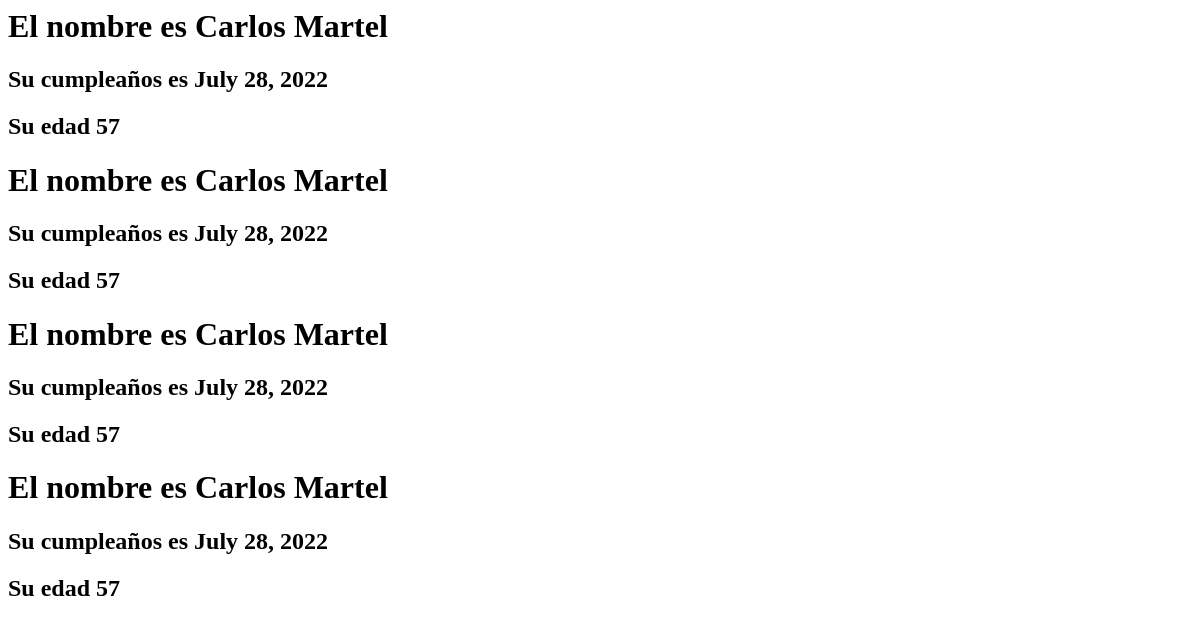
Before: /fambd/family/ with the older database file.
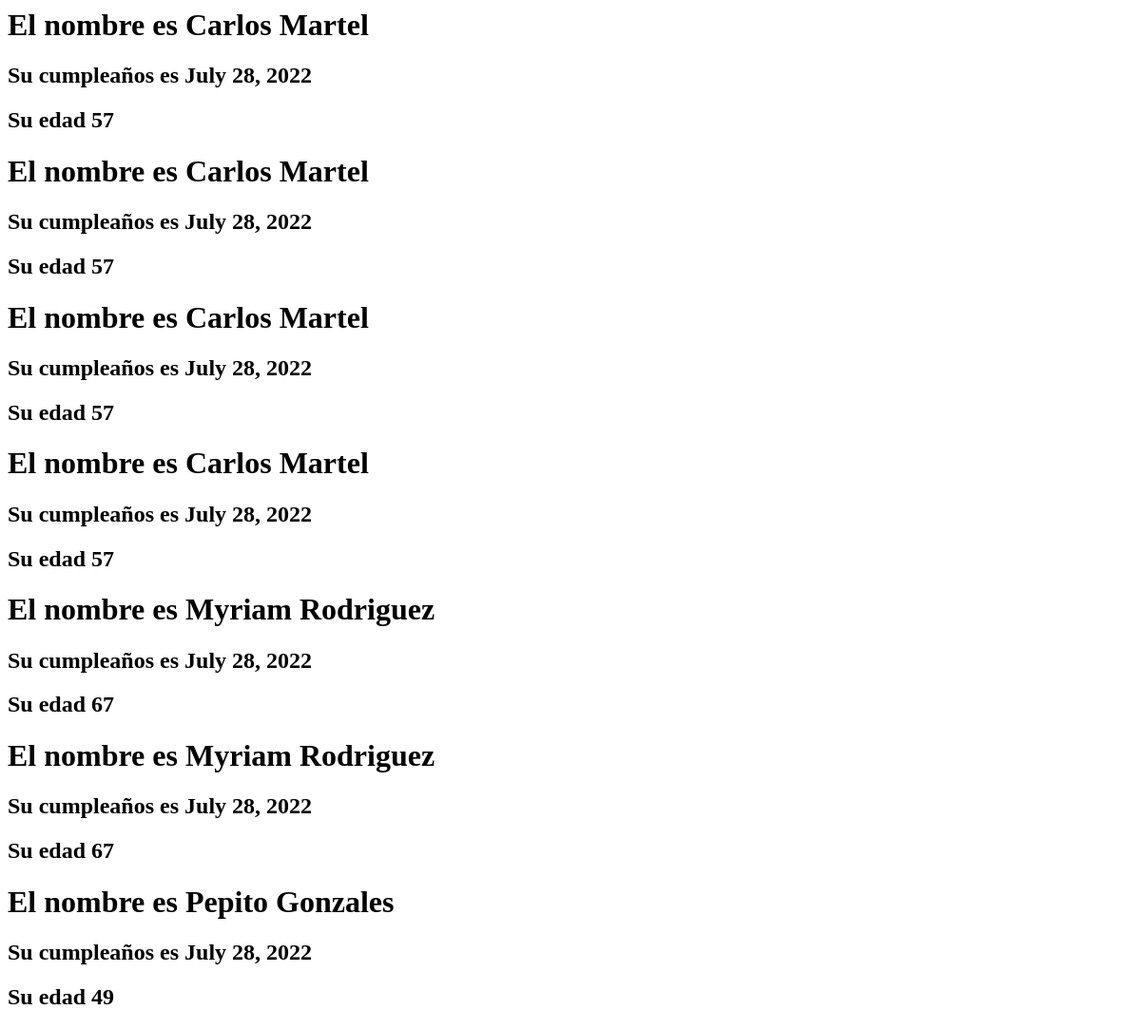
After: the same page with the newer database file.
### Fambd/models.py (models this page shows)
class Fam(models.Model):
    name= models.CharField(max_length=50)
    birthay= models.DateField(auto_now_add=True, null=True, blank=True)
    age= models.IntegerField()

### Fambd/views.py (the view)
# urls.py: path("family/", Family, name="family"),
def Family(request):
    family= Fam.objects.all()
    context = {
        "family":family
    }
    return render(request, "family.html", context=context)

### Template/family.html
{% for family in family %}
    <h1>El nombre es {{family.name}}</h1>
    <h2>Su cumpleaños es {{family.birthay}}</h2>
    <h2>Su edad {{family.age}}</h2>
{% endfor %}

Changed rows visible on the page:
added Fam: name "Myriam Rodriguez", birthay "July 28, 2022", age "67"
added Fam: name "Myriam Rodriguez", birthay "July 28, 2022", age "67"
added Fam: name "Pepito Gonzales", birthay "July 28, 2022", age "49"
